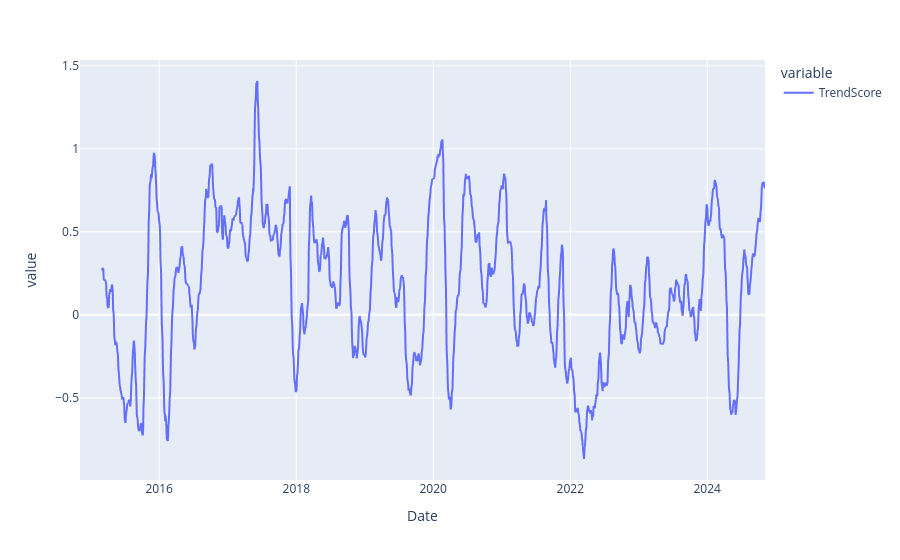

Notebook code cell kept with this figure:
### Code cell
trend_score.plot()

### Figure 1 — Plotly figure (JSON) as saved in the notebook; plotly's stock layout.template omitted (floating-point values rounded to 4 significant figures; data arrays with more than 128 entries replaced by an {"elided": "..."} marker saying what was removed)
{"data": [{"hovertemplate": "variable=TrendScore<br>Date=%{x}<br>value=%{y}<extra></extra>", "legendgroup": "TrendScore", "line": {"color": "#636efa", "dash": "solid"}, "marker": {"symbol": "circle"}, "mode": "lines", "name": "TrendScore", "showlegend": true, "type": "scattergl", "x": {"elided": "2516 str values"}, "xaxis": "x", "y": {"elided": "2516 float values"}, "yaxis": "y"}], "layout": {"autosize": true, "legend": {"title": {"text": "variable"}, "tracegroupgap": 0}, "margin": {"t": 60}, "xaxis": {"anchor": "y", "autorange": true, "domain": [0, 1], "range": ["2014-11-05", "2024-11-04"], "title": {"text": "Date"}, "type": "date"}, "yaxis": {"anchor": "x", "autorange": true, "domain": [0, 1], "range": [-0.9949, 1.535], "title": {"text": "value"}, "type": "linear"}}}
